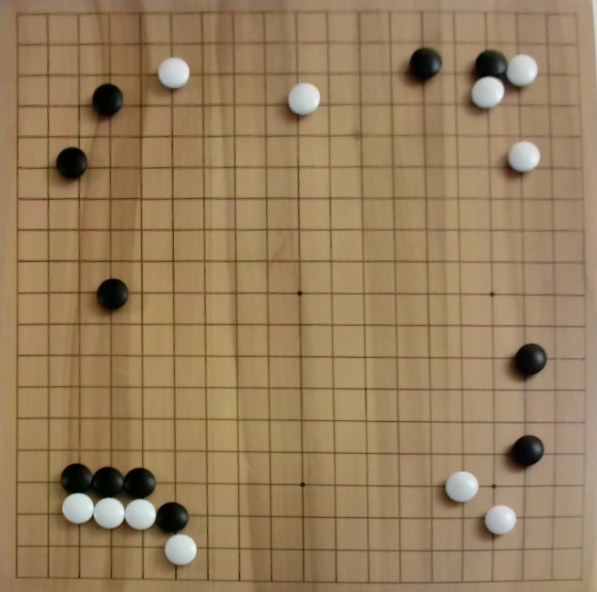
#> input picture board.png, 597 x 592 px
$ python test.py
#> lines starting #> are read from the running program, lines starting #| are printed output that depends on the picture; after the words box and inside, x2 and y2 are one past the last pixel; in counts of white or black regions, pixels touching at a corner belong together
#> further down, image is the input picture: shape (592, 597, 3); mean B, G, R 92.4, 126.5, 151.6
import cv2
import numpy as np

max_value = 255
max_sharpen = 30
max_alpha = 40
max_beta = 100

white_threshold = 254
black_threshold = 254
white_sharpen = 15
white_alpha_value = 15
white_beta_value = 0
black_sharpen = 15
black_alpha_value = 15
black_beta_value = 0


def on_threshold():
    # do something with the trackbar value
    pass


cv2.namedWindow('White Image')
cv2.createTrackbar('threshold_white', 'White Image', white_threshold, max_value, on_threshold)
cv2.createTrackbar('sharpen', 'White Image', white_sharpen, max_sharpen, on_threshold)
cv2.createTrackbar('alpha', 'White Image', white_alpha_value, max_alpha, on_threshold)
cv2.createTrackbar('beta', 'White Image', white_beta_value, max_beta, on_threshold)

cv2.namedWindow('Black Image')
cv2.createTrackbar('threshold_black', 'Black Image', black_threshold, max_value, on_threshold)
cv2.createTrackbar('sharpen', 'Black Image', black_sharpen, max_sharpen, on_threshold)
cv2.createTrackbar('alpha', 'Black Image', black_alpha_value, max_alpha, on_threshold)
cv2.createTrackbar('beta', 'Black Image', black_beta_value, max_beta, on_threshold)


def get_white(image):
    new_image = image.copy()
    gray = cv2.cvtColor(new_image, cv2.COLOR_BGR2GRAY)
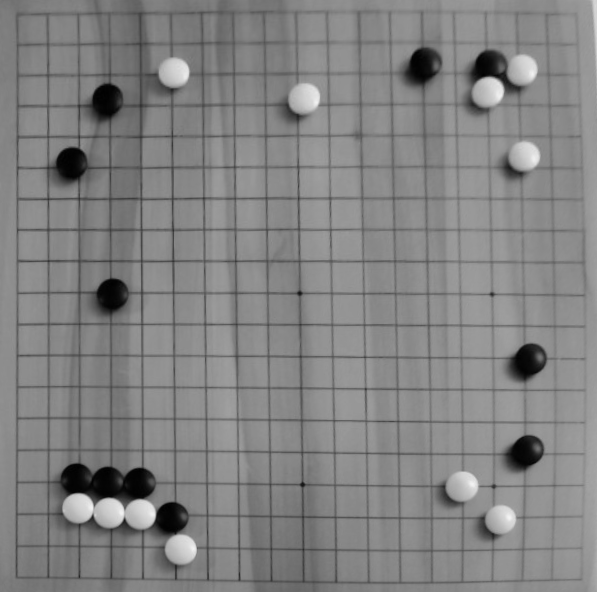
#> gray: shape (592, 597); min 0, max 244, mean 130.1
    gray_blur = cv2.GaussianBlur(gray, (5, 5), 0)

    sharpen = cv2.getTrackbarPos('sharpen', 'White Image') / 10
    sharpened = cv2.addWeighted(gray, sharpen, gray_blur, -0.5, 0)

    # Adjust the brightness and contrast
    alpha = cv2.getTrackbarPos('alpha', 'White Image') / 10
    beta = cv2.getTrackbarPos('beta', 'White Image')
    adjusted_img = cv2.convertScaleAbs(sharpened, alpha=alpha, beta=beta)
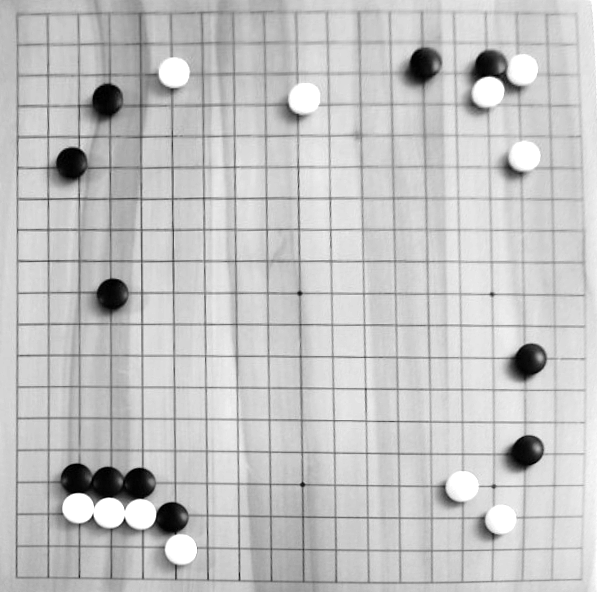
#> adjusted_img: shape (592, 597); min 0, max 255, mean 194.2
    low = cv2.getTrackbarPos('threshold_white', 'White Image')
    ret, thresh = cv2.threshold(adjusted_img, low, 255, cv2.THRESH_BINARY)
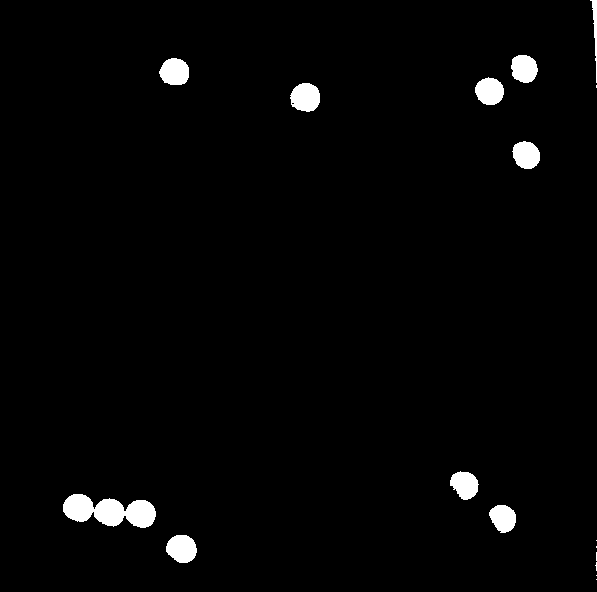
#> thresh: shape (592, 597); 2% white; 17 white regions (7 under 20 px), largest, box (x1, y1, x2, y2) and area: (63, 494, 156, 528) 2012, (290, 83, 320, 112) 684, (166, 535, 197, 563) 672
#> ret = 254
    thresh = np.invert(thresh)
    adjusted_img[thresh == 255] = 0
    return adjusted_img


def get_black(image):
    new_image = image.copy()
    gray = cv2.cvtColor(new_image, cv2.COLOR_BGR2GRAY)
    gray = cv2.bitwise_not(gray)
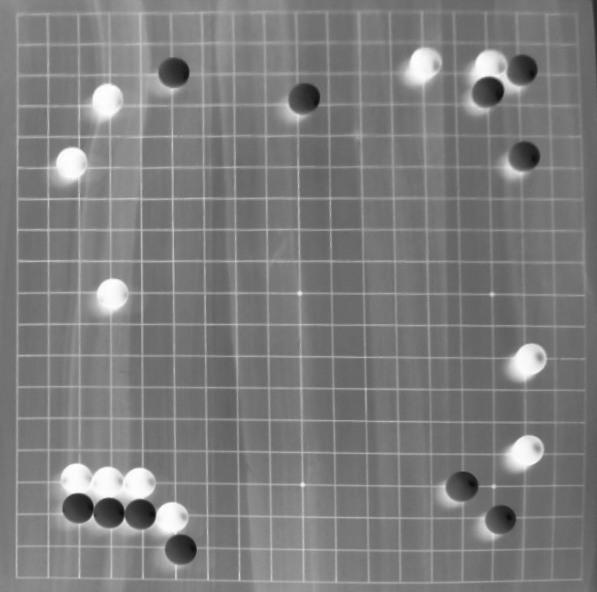
#> gray: shape (592, 597); min 11, max 255, mean 124.9
    gray_blur = cv2.GaussianBlur(gray, (5, 5), 0)
    sharpen = cv2.getTrackbarPos('sharpen', 'Black Image') / 10
    sharpened = cv2.addWeighted(gray, sharpen, gray_blur, -0.5, 0)

    # Adjust the brightness and contrast
    alpha = cv2.getTrackbarPos('alpha', 'Black Image') / 10
    beta = cv2.getTrackbarPos('beta', 'Black Image')
    adjusted_img = cv2.convertScaleAbs(sharpened, alpha=alpha, beta=beta)
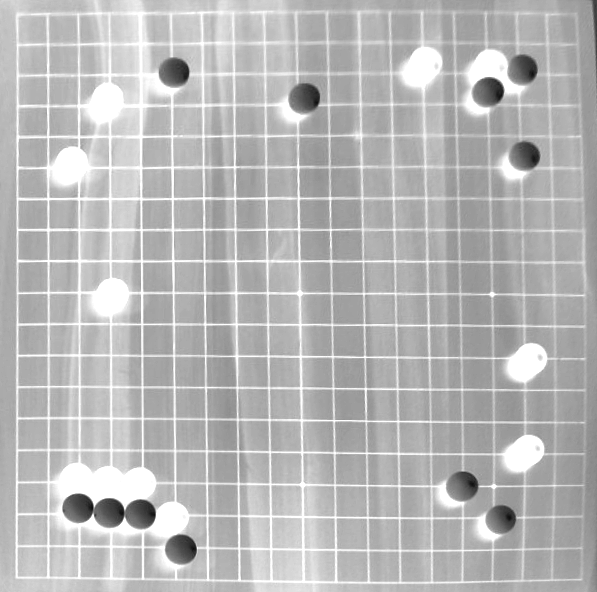
#> adjusted_img: shape (592, 597); min 14, max 255, mean 184.2

    low = cv2.getTrackbarPos('threshold_black', 'Black Image')

    ret, thresh = cv2.threshold(adjusted_img, low, 255, cv2.THRESH_BINARY)
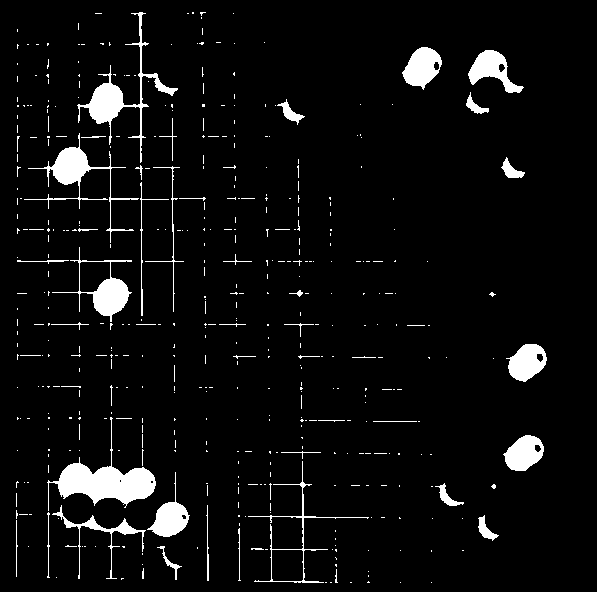
#> thresh: shape (592, 597); 5.3% white; 455 white regions (408 under 20 px), largest, box (x1, y1, x2, y2) and area: (47, 417, 156, 511) 2925, (77, 12, 178, 163) 1899, (24, 133, 139, 243) 1539
#> ret = 254
    thresh = np.invert(thresh)
    adjusted_img[thresh == 255] = 0
    return adjusted_img


while True:
    image = cv2.imread('board.png')
    white = get_white(image)
    black = get_black(image)
    # combined = np.hstack((image,adjusted_img))
    cv2.imshow('Image', image)
    cv2.imshow('white', white)
    cv2.imshow('black', black)
    key = cv2.waitKey(1)
#> (key q is pressed here)
    if key == ord('q'):
        break
cv2.destroyAllWindows()
